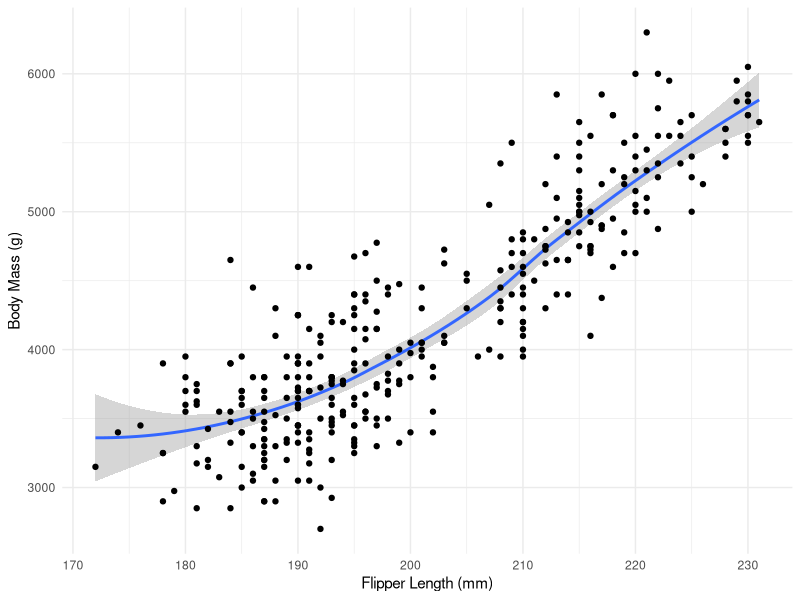
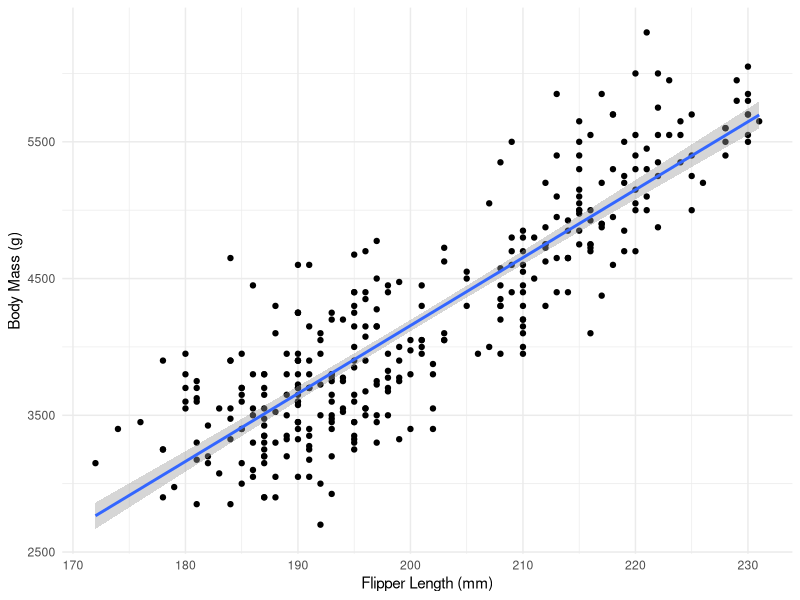

Source code (R) for these figures, in order: (Note: this script raises an error after producing the figures.)
## ---- chunk 1
library(tidyverse)
library(lubridate)
library(palmerpenguins)
## ---- chunk 2
(smoker <- tribble(
  ~smoker, ~male, ~female, ~`non-binary`,
  "yes", 21, 10, 1,
  "no", 20, 12, 2
))
## ---- chunk 3
## Error 1 fixed
(smoker_tidy <- smoker %>%
  pivot_longer(c(male, female), names_to = "gender", values_to = "count"))
smoker_tidy
## ---- chunk 4
# ERROR HERE - 2
ggplot(penguins, aes(x = flipper_length_mm, y = body_mass_g)) +
  geom_smooth() +
  geom_point(method = "lm", se = TRUE) +
  theme_minimal() +
  labs(x = "Flipper Length (mm)",
       y = "Body Mass (g)")
## ---- chunk 5
# ERROR 2 fixed
ggplot(penguins, aes(x = flipper_length_mm, y = body_mass_g)) +
  geom_point() +
  geom_smooth(method = "lm", se = TRUE) +
  theme_minimal() +
  labs(x = "Flipper Length (mm)",
       y = "Body Mass (g)")
## ---- chunk 6
?lubridate
## ---- chunk 7
# ERROR HERE - 3
rs <- "July 25, 1920"
dym(rs) 
## ---- chunk 8
# ERROR HERE - 4
date_landing <- mdy("July 20, 1969")
difftime(today(), date_landing, units = "days")
## ---- chunk 9
# ERROR HERE - 5
difftime(today(), date_landing + weeks(1), units = "days")
## ---- chunk 10
str(penguins_raw)
## ---- chunk 11
penguins_new <- 
  penguins_raw %>%
  mutate(across(c(Sex, Species), as.factor))

levels(penguins_new$Species) # check output
## ---- chunk 12
# ERROR HERE - 6
penguins_new <-
  penguins_new %>%
  mutate(Species = rename(Species,
                          "Adelie Penguin (Pygoscelis adeliae)" = "Adelie",
                          "Chinstrap penguin (Pygoscelis antarctica)" = "Chinstrap",
                          "Gentoo penguin (Pygoscelis papua)" = "Gentoo"))
levels(penguins_new$Species) # check output
## ---- chunk 13
penguins_new <-
  penguins_new %>%
  mutate(across(where(is_character), as_factor))
## ---- chunk 14
# ERROR HERE - 7
penguins_subset <-
  penguins_new %>%
  filter(Species %in% c("Adelie", "Gentoo") & Sex == "FEMALE") %>%
  drop_na() 
## ---- chunk 15
movies <- tibble::tribble(
                                         ~movie,     ~bechdel_binary,      ~genre,                       ~distributor,
                              "American Hustle",              "pass",     "drama",      "Sony Pictures Entertainment",
                                  "Pacific Rim",              "fail",    "action",             "Warner Bros Pictures",
                             "The Great Gatsby",              "fail",     "drama",            " Warner Bros Pictures",
                                     "Hannibal",              "good",  "thriller",         "MGM Distribution Company",
 "Harry Potter and the Deathly Hallows: Part 1",              "pass",   "fantasy",             "Warner Bros Pictures",
                      "The Blair Witch Project",              "pass",    "horror",            "Artisan Entertainment",
                      "The Amazing Spider-Man",              "fail",    "fantasy",          "Sony Pictures Releasing"
  )

distributors <- tibble::tribble(
                          ~distributor, ~yr_founded,
         "Sony Pictures Entertainment",        1998,
                "Warner Bros Pictures",        1923,
            "MGM Distribution Company",        1924
  )
## ---- chunk 16
# ERROR HERE - 8
right_join(movies, distributors) 
## ---- chunk 17
# ERROR HERE - 9
left_join(movies, distributors)
## ---- chunk 18
# ERROR HERE - 10
inner_join(movies, distributors)
